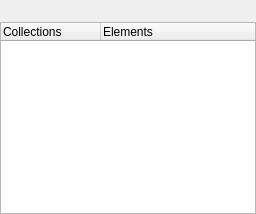
               <widget class="QWidget" name="inputsTabWidgetPage2">
                <attribute name="icon">
                 <iconset resource="../ema.qrc">
                  <normaloff>:/icons/16x16/address-book-new.png</normaloff>:/icons/16x16/address-book-new.png</iconset>
                </attribute>
                <attribute name="title">
                 <string/>
                </attribute>
                <attribute name="toolTip">
                 <string>Collections</string>
                </attribute>
                <layout class="QVBoxLayout" name="verticalLayout_9">
                 <property name="spacing">
                  <number>0</number>
                 </property>
                 <property name="leftMargin">
                  <number>0</number>
                 </property>
                 <property name="topMargin">
                  <number>0</number>
                 </property>
                 <property name="rightMargin">
                  <number>0</number>
                 </property>
                 <property name="bottomMargin">
                  <number>0</number>
                 </property>
                 <item>
                  <widget class="QWidget" name="widget_2" native="true">
                   <layout class="QHBoxLayout" name="horizontalLayout_16">
                    <property name="spacing">
                     <number>0</number>
                    </property>
                    <property name="leftMargin">
                     <number>0</number>
                    </property>
                    <property name="topMargin">
                     <number>0</number>
                    </property>
                    <property name="rightMargin">
                     <number>0</number>
                    </property>
                    <property name="bottomMargin">
                     <number>0</number>
                    </property>
                    <item>
                     <widget class="QPushButton" name="collecEditButton">
                      <property name="toolTip">
                       <string>Edit an existing collection</string>
                      </property>
                      <property name="text">
                       <string/>
                      </property>
                      <property name="icon">
                       <iconset resource="../ema.qrc">
                        <normaloff>:/icons/16x16/view-close.png</normaloff>:/icons/16x16/view-close.png</iconset>
                      </property>
                      <property name="iconSize">
                       <size>
                        <width>16</width>
                        <height>16</height>
                       </size>
                      </property>
                      <property name="flat">
                       <bool>true</bool>
                      </property>
                     </widget>
                    </item>
                    <item>
                     <spacer name="horizontalSpacer_2">
                      <property name="orientation">
                       <enum>Qt::Horizontal</enum>
                      </property>
                      <property name="sizeHint" stdset="0">
                       <size>
                        <width>40</width>
                        <height>20</height>
                       </size>
                      </property>
                     </spacer>
                    </item>
                    <item>
                     <widget class="QPushButton" name="collecAddButton">
                      <property name="toolTip">
                       <string>Create a new collection</string>
                      </property>
                      <property name="text">
                       <string/>
                      </property>
                      <property name="icon">
                       <iconset resource="../ema.qrc">
                        <normaloff>:/icons/16x16/list-add.png</normaloff>:/icons/16x16/list-add.png</iconset>
                      </property>
                      <property name="iconSize">
                       <size>
                        <width>16</width>
                        <height>16</height>
                       </size>
                      </property>
                      <property name="flat">
                       <bool>true</bool>
                      </property>
                     </widget>
                    </item>
                    <item>
                     <widget class="QPushButton" name="collecDeleteButton">
                      <property name="toolTip">
                       <string>Delete selected collection</string>
                      </property>
                      <property name="text">
                       <string/>
                      </property>
                      <property name="icon">
                       <iconset resource="../ema.qrc">
                        <normaloff>:/icons/16x16/list-remove.png</normaloff>:/icons/16x16/list-remove.png</iconset>
                      </property>
                      <property name="iconSize">
                       <size>
                        <width>16</width>
                        <height>16</height>
                       </size>
                      </property>
                      <property name="flat">
                       <bool>true</bool>
                      </property>
                     </widget>
                    </item>
                   </layout>
                  </widget>
                 </item>
                 <item>
                  <widget class="QTreeWidget" name="collecTreeWidget">
                   <property name="toolTip">
                    <string>Collections list</string>
                   </property>
                   <property name="editTriggers">
                    <set>QAbstractItemView::EditKeyPressed</set>
                   </property>
                   <column>
                    <property name="text">
                     <string>Collections</string>
                    </property>
                   </column>
                   <column>
                    <property name="text">
                     <string>Elements</string>
                    </property>
                   </column>
                  </widget>
                 </item>
                </layout>
               </widget>
